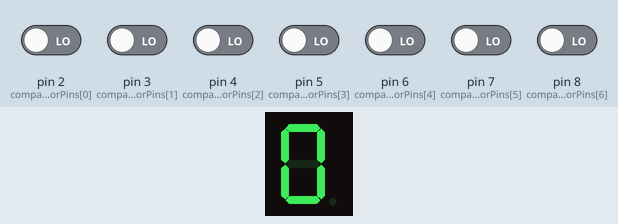
A sketch run on a simulated Arduino Uno, built with avr-gcc and run on an emulated ATmega328P. Parts: 1-digit seven-segment display. Wiring (inferred from the names in the program): 1-digit 7-segment display, segments lit when HIGH: segments pin 9, pin 10, pin 11, pin 12, pin 13, A0, A1. The test bench sets the inputs (shaded band); at power-on: pin 2 (comparatorPins[0]), pin 3 (comparatorPins[1]), pin 4 (comparatorPins[2]), pin 5 (comparatorPins[3]), pin 6 (comparatorPins[4]), pin 7 (comparatorPins[5]), pin 8 (comparatorPins[6]) LOW. The segment pins are drawn as the display they are named for.

Above: at 1.2 s.
1.3 s: pin 2 (comparatorPins[0]) driven HIGH
At 2.5 s:
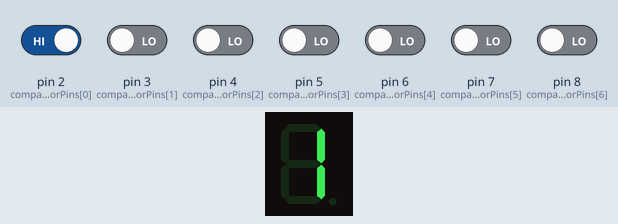
2.8 s: pin 3 (comparatorPins[1]) driven HIGH
At 3.7 s:
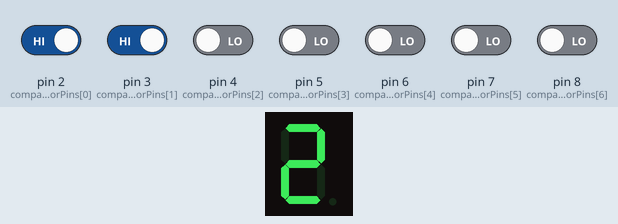
4.3 s: pin 4 (comparatorPins[2]) driven HIGH
At 4.9 s:
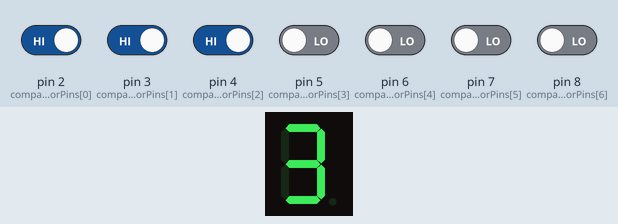
5.8 s: pin 5 (comparatorPins[3]) driven HIGH
At 7.0 s:
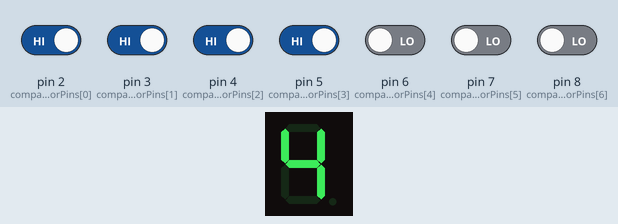
7.3 s: pin 6 (comparatorPins[4]) driven HIGH
At 8.4 s:
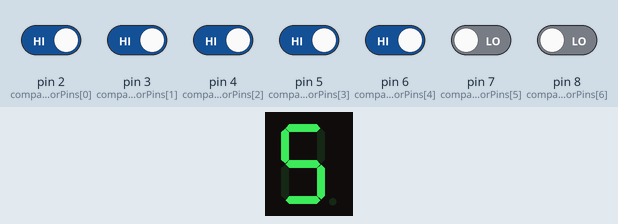
8.8 s: pin 7 (comparatorPins[5]) driven HIGH
At 9.5 s:
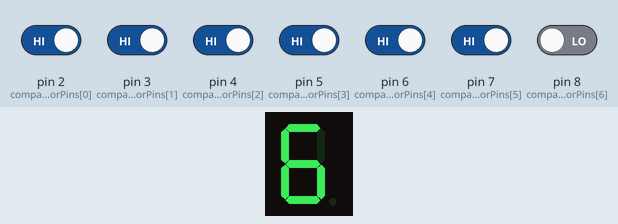
Timing chart, 0 to 11.3 s (numbered marks = the images above; inputs shaded):
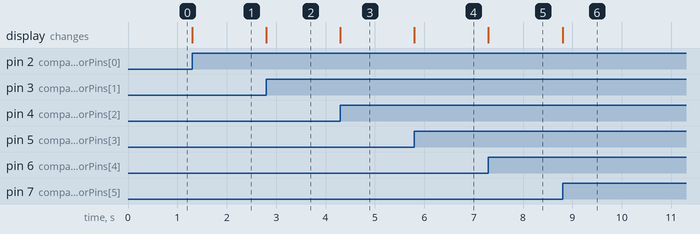

The sketch:

tribit_lux_v0_00.ino
```cpp
// Pin mapping
const int comparatorPins[7] = {2, 3, 4, 5, 6, 7, 8}; // C1 to C7
const int segPins[7]       = {9, 10, 11, 12, 13, A0, A1}; // A-G segments
// 7-segment encoding for digits 0-7
// segments: A B C D E F G (1=on, 0=off)
const byte segDigits[8][7] = {
  {1,1,1,1,1,1,0}, // 0
  {0,1,1,0,0,0,0}, // 1
  {1,1,0,1,1,0,1}, // 2
  {1,1,1,1,0,0,1}, // 3
  {0,1,1,0,0,1,1}, // 4
  {1,0,1,1,0,1,1}, // 5
  {1,0,1,1,1,1,1}, // 6
  {1,1,1,0,0,0,0}  // 7
};
void setup() {
  // Comparator pins as input
  for(int i=0; i<7; i++){
    pinMode(comparatorPins[i], INPUT);
  }
  // 7-segment pins as output
  for(int i=0; i<7; i++){
    pinMode(segPins[i], OUTPUT);
  }
}
void loop() {
  // Read thermometer code from comparators
  int thermoCode = 0;
  for(int i=0; i<7; i++){
    if(digitalRead(comparatorPins[i]) == HIGH){
      thermoCode = i + 1; // first HIGH determines the value
    }
  }

  // Limit value to 0-7
  if(thermoCode > 7) thermoCode = 7;

  // Display digit on 7-segment
  for(int i=0; i<7; i++){
    digitalWrite(segPins[i], segDigits[thermoCode][i]);
  }
}
```

Measured:
- after the input at 1.3 s, the display: changes at once (image 1)
- after the input at 2.8 s, the display: changes at once (image 2)
- after the input at 4.3 s, the display: changes at once (image 3)
- after the input at 5.8 s, the display: changes at once (image 4)
- after the input at 7.3 s, the display: changes at once (image 5)
- after the input at 8.8 s, the display: changes at once (image 6)
